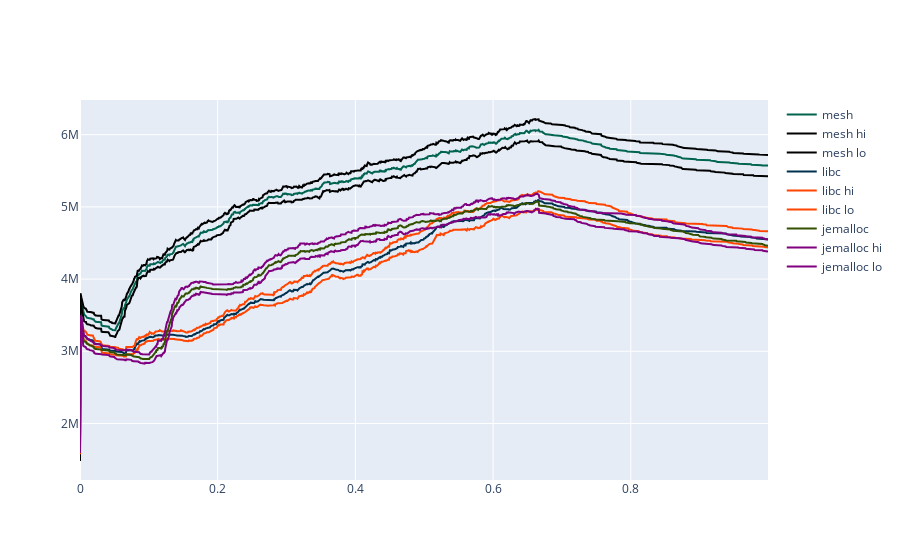

Source (notebook cell):
### Code cell
# fig = go.Figure()

# fig.add_trace(go.Scatter(x=df1['percentage'], y=df1['mean'],
#                     mode='lines',
#                     name='mesh-mean'))
# fig.add_trace(go.Scatter(x=df1['percentage'] + df1['percentage'][::-1] , y=df1['ci_hi'] + df1['ci_lo'][::-1],
#                     fill='toself',
#                     fillcolor='rgba(0,100,80,0.2)',
#                     line=dict(color='rgba(255,255,255,0)'),
#                     hoverinfo="skip",
#                     showlegend=False))

df2.head()

fig = go.Figure([
    go.Scatter(
        x=df1['percentage'],
        y=df1['mean'],
        line=dict(color='rgb(0,100,80)'), # turquoise
        name='mesh',
        mode='lines'
    ),
    go.Scatter(
        x=df1['percentage'],
        y=df1['ci_hi'],
        line=dict(color='rgb(0,0,0)'), #black
        name='mesh hi',
        mode='lines'
    ),
    go.Scatter(
        x=df1['percentage'],
        y=df1['ci_lo'],
        line=dict(color='rgb(0,0,0)'),
        name='mesh lo',
        mode='lines'
    ),
    go.Scatter(
        x=df2['percentage'],
        y=df2['mean'],
        line=dict(color='rgb(0,50,80)'), #dark blue
        name='libc',
        mode='lines'
    ),
    go.Scatter(
        x=df2['percentage'],
        y=df2['ci_hi'],
        line=dict(color='rgb(255,69,0)'), #yellow
        name='libc hi',
        mode='lines'
    ),
    go.Scatter(
        x=df2['percentage'],
        y=df2['ci_lo'],
        line=dict(color='rgb(255,69,0)'),
        name='libc lo',
        mode='lines'
    ), 
    go.Scatter(
        x=df3['percentage'],
        y=df3['mean'],
        line=dict(color='rgb(50,80,0)'), #green
        name='jemalloc',
        mode='lines'
    ),
    go.Scatter(
        x=df3['percentage'],
        y=df3['ci_hi'],
        line=dict(color='rgb(128,0,128)'), #purple
        name='jemalloc hi',
        mode='lines'
    ),
    go.Scatter(
        x=df3['percentage'],
        y=df3['ci_lo'],
        line=dict(color='rgb(128,0,128)'),
        name='jemalloc lo',
        mode='lines'
    )

])
fig.show()

### Figure 1 — Plotly figure (JSON) as saved in the notebook; plotly's stock layout.template omitted (floating-point values rounded to 4 significant figures; data arrays with more than 128 entries replaced by an {"elided": "..."} marker saying what was removed)
{"data": [{"line": {"color": "rgb(0,100,80)"}, "mode": "lines", "name": "mesh", "type": "scatter", "x": {"elided": "1501 float values"}, "y": {"elided": "1501 float values"}}, {"line": {"color": "rgb(0,0,0)"}, "mode": "lines", "name": "mesh hi", "type": "scatter", "x": {"elided": "1501 float values"}, "y": {"elided": "1501 float values"}}, {"line": {"color": "rgb(0,0,0)"}, "mode": "lines", "name": "mesh lo", "type": "scatter", "x": {"elided": "1501 float values"}, "y": {"elided": "1501 float values"}}, {"line": {"color": "rgb(0,50,80)"}, "mode": "lines", "name": "libc", "type": "scatter", "x": {"elided": "1501 float values"}, "y": {"elided": "1501 float values"}}, {"line": {"color": "rgb(255,69,0)"}, "mode": "lines", "name": "libc hi", "type": "scatter", "x": {"elided": "1501 float values"}, "y": {"elided": "1501 float values"}}, {"line": {"color": "rgb(255,69,0)"}, "mode": "lines", "name": "libc lo", "type": "scatter", "x": {"elided": "1501 float values"}, "y": {"elided": "1501 float values"}}, {"line": {"color": "rgb(50,80,0)"}, "mode": "lines", "name": "jemalloc", "type": "scatter", "x": {"elided": "1501 float values"}, "y": {"elided": "1501 float values"}}, {"line": {"color": "rgb(128,0,128)"}, "mode": "lines", "name": "jemalloc hi", "type": "scatter", "x": {"elided": "1501 float values"}, "y": {"elided": "1501 float values"}}, {"line": {"color": "rgb(128,0,128)"}, "mode": "lines", "name": "jemalloc lo", "type": "scatter", "x": {"elided": "1501 float values"}, "y": {"elided": "1501 float values"}}], "layout": {}}
